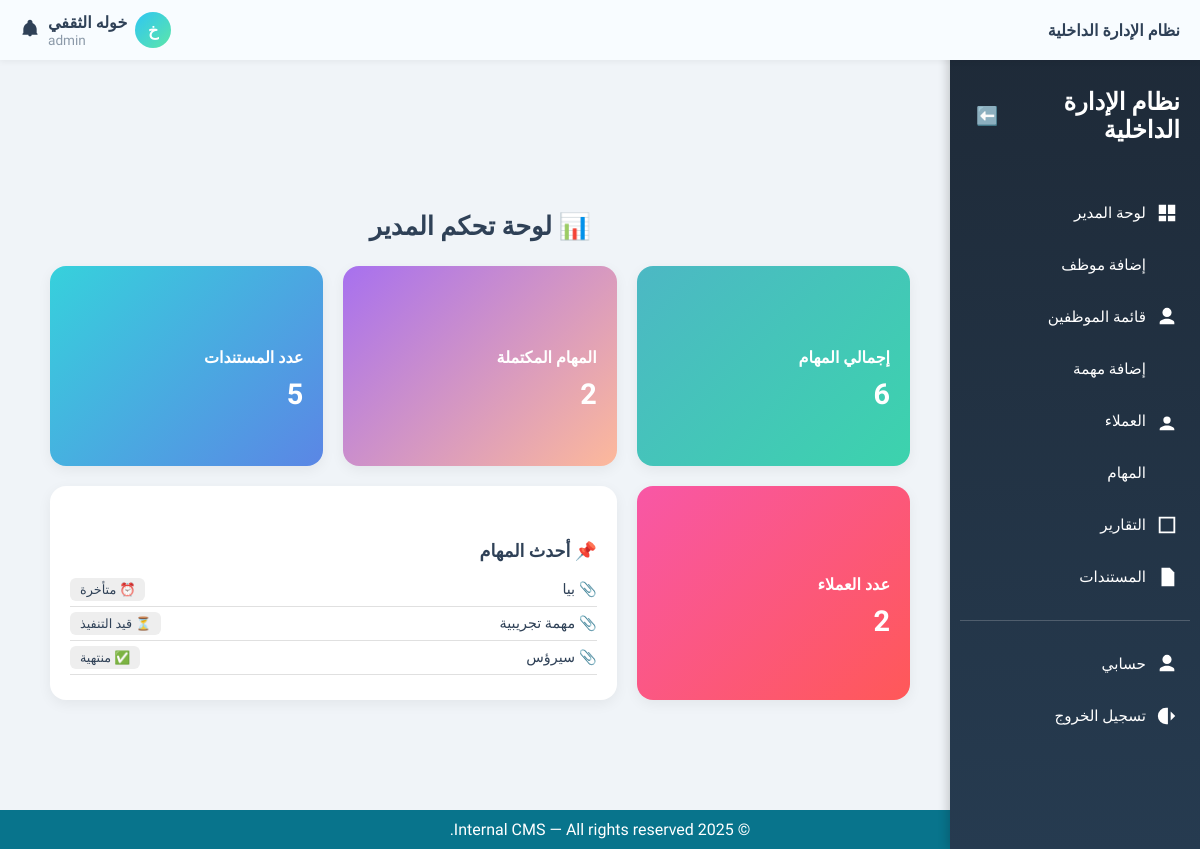
Page / (signed in) on the earlier database version.
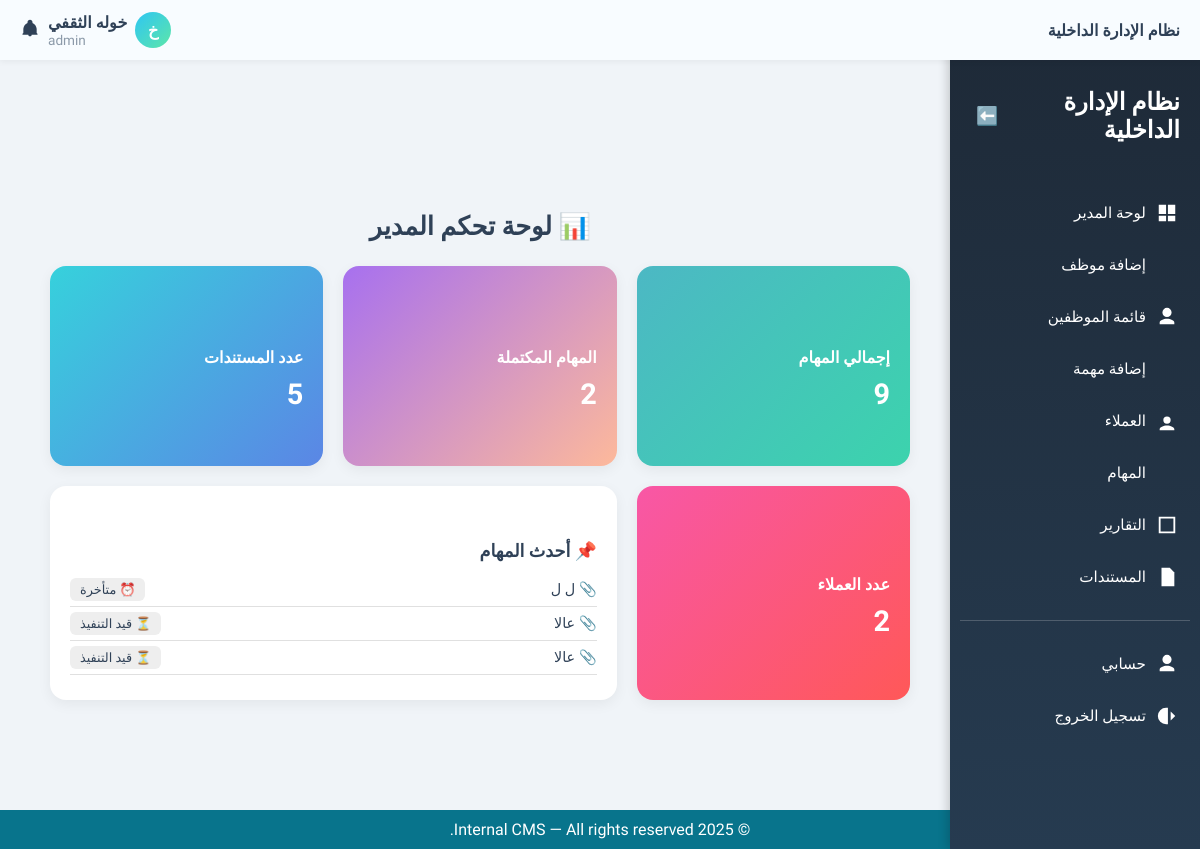
Same page on the later database version.
### tasks/models.py (models this page shows, shortened)
class Task(models.Model):
    STATUS_CHOICES = [
        ('pending', 'قيد التنفيذ'),
        ('completed', 'منتهية'),
        ('overdue', 'متأخرة'),
    ]
    title = models.CharField(max_length=255, verbose_name='عنوان المهمة')
    description = models.TextField(blank=True, verbose_name='الوصف')
    assigned_to = models.ForeignKey(User, on_delete=models.SET_NULL, null=True, blank=True, verbose_name='الموظف المكلّف')
    client = models.ForeignKey(Client, on_delete=models.SET_NULL, null=True, blank=True, verbose_name='العميل')
    status = models.CharField(max_length=20, choices=STATUS_CHOICES, default='pending', verbose_name='الحالة')
    due_date = models.DateField(null=True, blank=True, verbose_name='تاريخ الاستحقاق')
    file_url = models.URLField(max_length=1024, blank=True, null=True, verbose_name='رابط الملف')
    file_path = models.CharField(max_length=512, blank=True, null=True, verbose_name='مسار الملف')
    documents = models.ManyToManyField('content.Document', blank=True, verbose_name='مستندات إضافية')
    created_at = models.DateTimeField(auto_now_add=True, verbose_name='تاريخ الإنشاء')
    class Meta:
        verbose_name = 'مهمة'
        verbose_name_plural = 'المهام'
        ordering = ['-created_at']  # ترتيب المهام الأحدث أولاً

### core/views.py (the view, shortened to what this page needs)
# urls.py: path('', views.dashboard_view, name='dashboard'),
@login_required
def dashboard_view(request):
    try:
        profile = request.user.userprofile
        role = getattr(profile.role, 'name', 'viewer')
    except UserProfile.DoesNotExist:
        role = 'viewer'
    context = {
        'role': role,
        'total_clients': 0,
        'total_tasks': 0,
        'total_documents': 0,
        'tasks_pending': 0,
        'tasks_completed': 0,
        'tasks_overdue': 0,
        'latest_tasks': [],
    }
    if role == 'admin':
        context.update({
            'total_clients': Client.objects.count(),
            'total_tasks': Task.objects.count(),
            'total_documents': Document.objects.count(),
            'tasks_pending': Task.objects.filter(status='pending').count(),
            'tasks_completed': Task.objects.filter(status='completed').count(),
            'tasks_overdue': Task.objects.filter(status='overdue').count(),
            'latest_tasks': Task.objects.select_related('assigned_to').order_by('-created_at')[:5],
        })
    elif role == 'viewer':
        context['total_documents'] = Document.objects.filter(uploaded_by=request.user).count()
    template_map = {
        'admin': 'core/admin_dashboard.html',
        'staff': 'core/staff_dashboard.html',
        'viewer': 'core/viewer_dashboard.html',
    }
    template = template_map.get(role, 'core/admin_dashboard.html')
    return render(request, template, context)

### core/context_processors.py (called while the page is built)
def user_role(request):
    role = None
    if request.user.is_authenticated:
        if hasattr(request.user, 'userprofile'):
            role = request.user.userprofile.role.name
    return {'role': role}

### templates/core/admin_dashboard.html (shortened to what this page needs)
{% extends 'base.html' %}
{% load static %}
{% block content %}
<div class="reports-container">
  <h2 class="section-title">📊 لوحة تحكم المدير</h2>
  <div class="cards-grid">
    <a href="{% url 'task_list' %}" class="report-card gradient-green card-link">
      <h5>إجمالي المهام</h5>
      <p>{{ total_tasks }}</p>
    </a>
    <a href="{% url 'task_list' %}" class="report-card gradient-purple card-link">
      <h5>المهام المكتملة</h5>
      <p>{{ tasks_completed|default:"0" }}</p>
    </a>
    <a href="{% url 'document_list' %}" class="report-card gradient-blue card-link">
      <h5>عدد المستندات</h5>
      <p>{{ total_documents }}</p>
    </a>
    <a href="{% url 'client_list' %}" class="report-card gradient-pink card-link">
      <h5>عدد العملاء</h5>
      <p>{{ total_clients }}</p>
    </a>
    <div class="report-card white-card task-preview-card span-2">
      <h5 style="color:#2F4157;">📌 أحدث المهام</h5>
      <ul class="task-list">
        {% if latest_tasks %}
          {% for task in latest_tasks|slice:":3" %}
            <li class="task-item">
              <div class="task-title">
                <a href="{% url 'task_detail' task.id %}">📎 {{ task.title }}</a>
              </div>
              <div class="task-status">
                {% if task.status == 'pending' %}
                  <span class="status status-pending">⏳ قيد التنفيذ</span>
                {% elif task.status == 'completed' %}
                  <span class="status status-completed">✅ منتهية</span>
                {% elif task.status == 'overdue' %}
                  <span class="status status-overdue">⏰ متأخرة</span>
                {% endif %}
              </div>
            </li>
          {% endfor %}
        {% else %}
          <li class="task-item" style="justify-content: center; color: #9ba9bb;">
            لا توجد مهام حتى الآن.
          </li>
        {% endif %}
      </ul>
    </div>
  </div>
</div>
{% endblock %}

Differences in the rows shown:
no longer on this page (row unchanged): Task: title "بيا", status "⏰ متأخرة"
no longer on this page (row unchanged): Task: title "مهمة تجريبية", status "⏳ قيد التنفيذ"
no longer on this page (row unchanged): Task: title "سيرؤس", status "✅ منتهية"
added Task: title "ل ل", status "⏰ متأخرة"
added Task: title "عالا", status "⏳ قيد التنفيذ"
added Task: title "عالا", status "⏳ قيد التنفيذ"
Other differences:
{{ total_tasks }}: "6" → "9"
